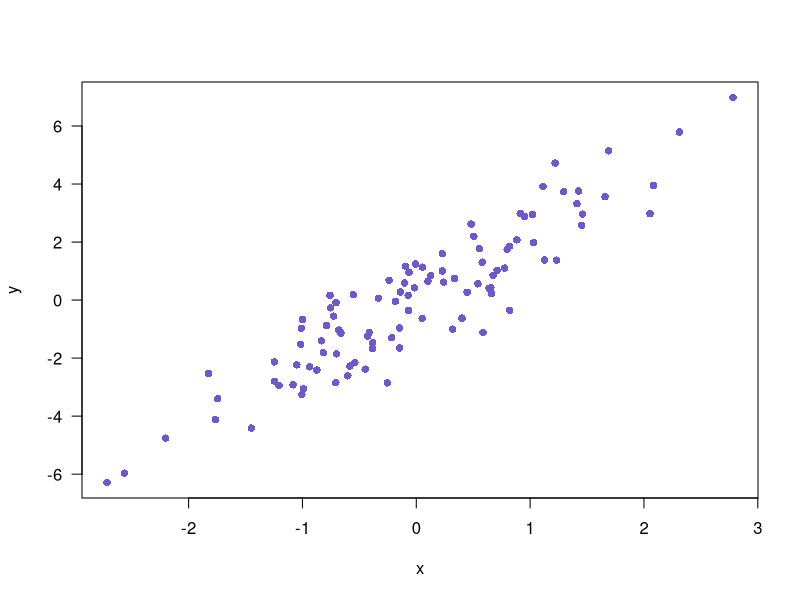

Write the R code that produced this figure.
## ---- chunk 1
par(las=1)
n <- 100
x <- rnorm(n)
y <- 2*x + rnorm(n)
plot(x, y, pch=16, col="slateblue")
